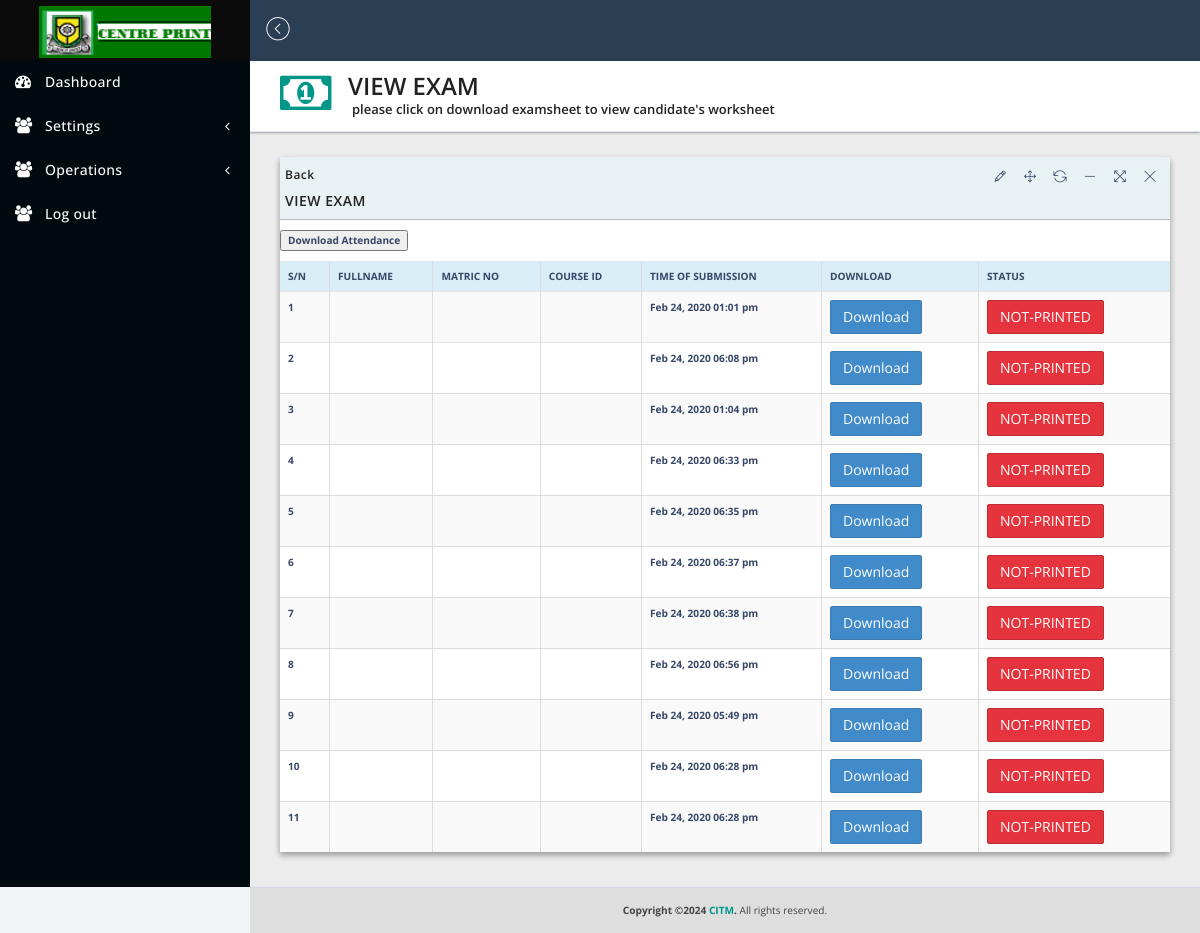
The page /view.php (signed in) on the database its author committed.
### tables this page shows
CREATE TABLE `euploads` (
  `id` int NOT NULL AUTO_INCREMENT,
  `fulln` varchar(100) NOT NULL,
  `matno` varchar(100) NOT NULL,
  `courseid` varchar(100) NOT NULL,
  `filelink` varchar(100) NOT NULL,
  `dreg` varchar(100) NOT NULL,
  `statuz` varchar(100) NOT NULL DEFAULT '0',
  `ip` varchar(100) DEFAULT NULL,
  PRIMARY KEY (`id`)
);

### view.php (the view, shortened to what this page needs)
<?php
require_once("conn.php");
$bissy = mysqli_query($conn, "SELECT * FROM euploads where courseid ='$ccode2' ORDER BY fulln ASC");
?>
<!DOCTYPE html>
<html lang="en">
<head>
      <link href="assets/plugins/jquery-ui-1.12.1/jquery-ui.min.css" rel="stylesheet" type="text/css"/>
      <link href="assets/bootstrap/css/bootstrap.min.css" rel="stylesheet" type="text/css"/>
      <link href="assets/plugins/lobipanel/lobipanel.min.css" rel="stylesheet" type="text/css"/>
      <link href="assets/plugins/pace/flash.css" rel="stylesheet" type="text/css"/>
      <link href="assets/font-awesome/css/font-awesome.min.css" rel="stylesheet" type="text/css"/>
      <link href="assets/pe-icon-7-stroke/css/pe-icon-7-stroke.css" rel="stylesheet" type="text/css"/>
      <link href="assets/themify-icons/themify-icons.css" rel="stylesheet" type="text/css"/>
      <link href="assets/plugins/datatables/dataTables.min.css" rel="stylesheet" type="text/css"/>
      <link href="assets/dist/css/stylecrm.css" rel="stylesheet" type="text/css"/>
   </head>
   <body class="hold-transition sidebar-mini">
      <div class="wrapper">
         <header class="main-header">
            <a href="index-2.html" class="logo">
               <span class="logo-lg">
               <img src="assets/dist/img/logss.png" alt="">
               </span>
            </a>
            <nav class="navbar navbar-static-top">
               <a href="#" class="sidebar-toggle" data-toggle="offcanvas" role="button">
                  <span class="pe-7s-angle-left-circle"></span>
               </a>
            </nav>
         </header>
    <?php require_once('adminsidebar.php')?>
         <div class="content-wrapper">
            <section class="content-header">
               <div class="header-icon">
                  <i class="fa fa-money"></i>
               </div>
               <div class="header-title">
                  <h1>VIEW EXAM</h1>
                  <small>please click on download examsheet to view candidate's worksheet<small>
               </div>
            </section>
            <section class="content">
               <div class="row">
                  <div class="col-sm-12">
                     <div class="panel panel-bd lobidrag">
                        <div class="panel-heading">
                           <div class="btn-group" id="buttonexport">
                           <a href="exam.php">
                                 <h6>Back</h6> </a>
                                 <h5>VIEW EXAM</h5>
                           </div>
                        </div>
                        <div class="btn-group">
          <button id="downloadResultsBtn" onclick="downloadZip()" style="font-weight: bold;">Download Attendance</button>
            </div>
                           <div class="table-responsive">
                              <table id="dataTableExample1" class="table table-bordered table-striped table-hover">
                                 <thead>
                                    <tr class="info">
                                       <th>S/N</th>
                                       <th>FULLNAME</th>
                                       <th>MATRIC NO</th>
                                       <th>COURSE ID </th>
                                       <th>TIME OF SUBMISSION</th>
                                       <th>DOWNLOAD</th>
                                       <th>STATUS</th>
                                    </tr>
                                 </thead>
                                 <tbody>
                                    <?php $count = 1;
                                    while ($row = mysqli_fetch_assoc($bissy)) {
                                       $candid = $row['id'];
                                       $fulln = $row['fulln'];
                                       $matricno = $row['matno'];
                                       $courseid=$row['courseid'];
                                       $examsheet = $row['filelink'];
                                       $statuz = $row['statuz'];
                                       $dreg = $row['dreg'];
                                       $fileURL1 = "docs/".$examsheet;
                                    ?>
                                    <tr>
                                       <th><?php echo $count;?></th>
                                       <th><?php echo $fulln;?></th>
                                       <th><?php echo $matricno;?></th>
                                       <th><?php echo $courseid; ?></th>
                                        <th><?php echo $dreg; ?></th>
                                        <th>
                            <a href="<?php echo $fileURL1; ?>" class="btn btn-primary downloadLink" data-candid="<?php echo $candid; ?>"
                             download>Download</a></th>
                                        <th>
                                        <?php
                                          if ($statuz == 0) {
                                          $button = "NOT-PRINTED";
                                            $bcolour = "danger";
                                            } else {
                                         $button = "PRINTED";
                                          $bname = "printed";
                                          $bcolour = "success";
                                         $pstate = 1;
                                          }
                                         ?>
                                 <button type="button" class="btn btn-<?php echo $bcolour; ?>"><?php echo $button; ?></button></th>
                                    </tr>
                                   <?php $count++;} ?>
                                 </tbody>
                              </table>
                           </div>
                        </div>
                     </div>
                  </div>
               </div>
         </div>
         <footer class="main-footer">
            <strong>Copyright &copy;<?php echo date('Y');?> <a href="#">CITM</a>.</strong> All rights reserved.
         </footer>
   </body>
</html>

### view.php (style rules this page uses)
#downloadResultsBtn { font-weight: bold; margin-top: 10px; margin-bottom: 10px; }

### rows shown on the page
euploads: dreg "Feb 24, 2020 01:01 pm", statuz "NOT-PRINTED"
euploads: dreg "Feb 24, 2020 06:08 pm", statuz "NOT-PRINTED"
euploads: dreg "Feb 24, 2020 01:04 pm", statuz "NOT-PRINTED"
euploads: dreg "Feb 24, 2020 06:33 pm", statuz "NOT-PRINTED"
euploads: dreg "Feb 24, 2020 06:35 pm", statuz "NOT-PRINTED"
euploads: dreg "Feb 24, 2020 06:37 pm", statuz "NOT-PRINTED"
euploads: dreg "Feb 24, 2020 06:38 pm", statuz "NOT-PRINTED"
euploads: dreg "Feb 24, 2020 06:56 pm", statuz "NOT-PRINTED"
euploads: dreg "Feb 24, 2020 05:49 pm", statuz "NOT-PRINTED"
euploads: dreg "Feb 24, 2020 06:28 pm", statuz "NOT-PRINTED"
euploads: dreg "Feb 24, 2020 06:28 pm", statuz "NOT-PRINTED"
